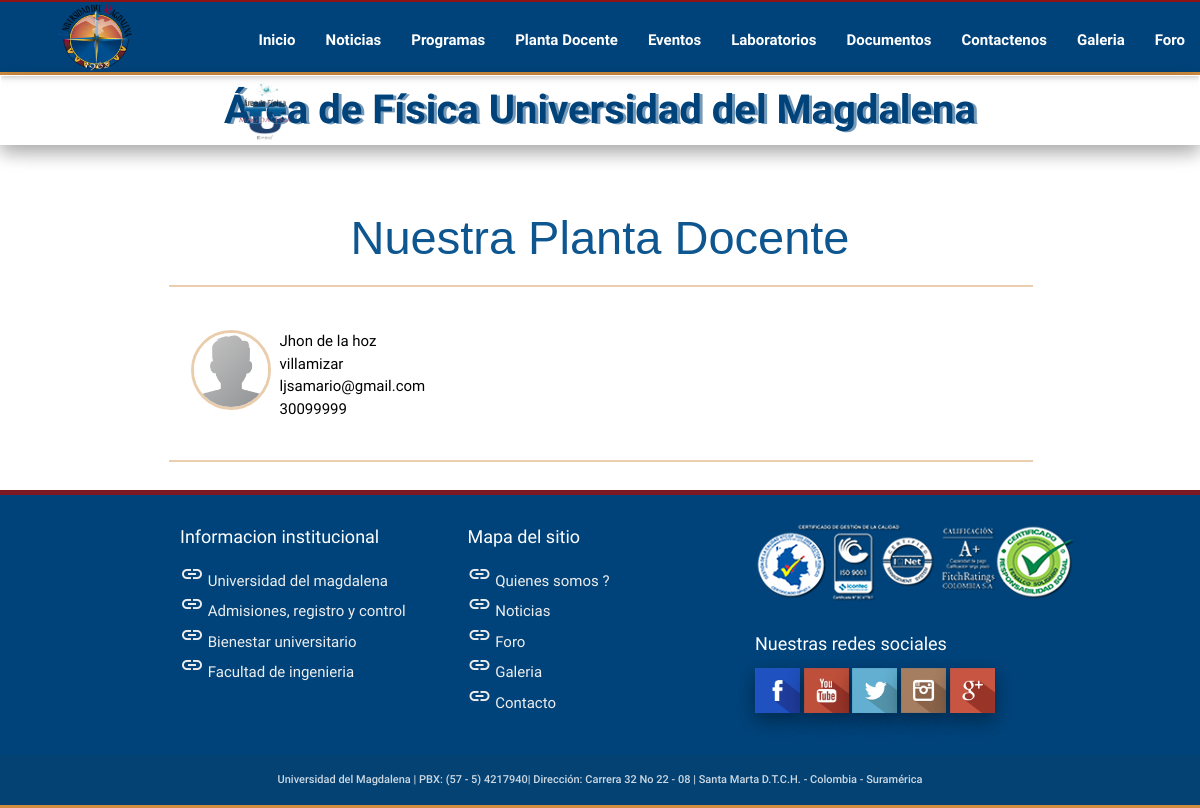
Page /docentes/ on the earlier database version.
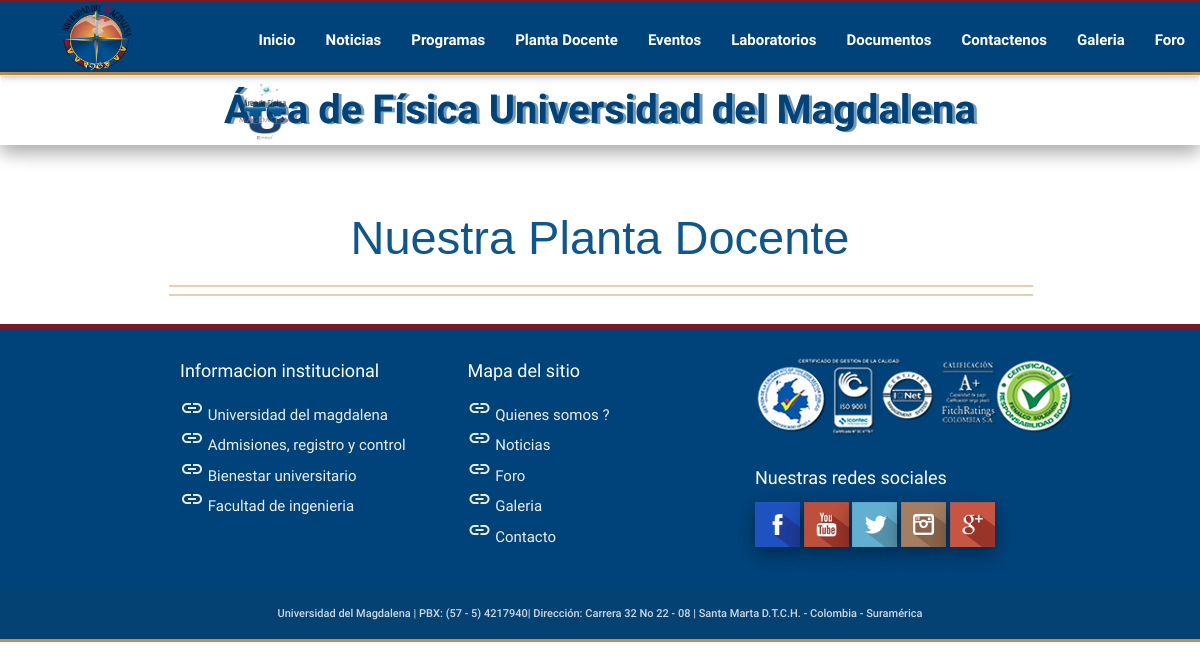
Same page on the later database version.
### sitio_web/models.py (models this page shows, shortened)
class Docentes(models.Model):
	imagen = models.ImageField(upload_to="docentes/",verbose_name="Galeria",blank=True, null=True)
	nombre = models.CharField(max_length=255, blank=True, null=True)
	correo = models.CharField(max_length=255, blank=True, null=True)
	telefono = models.CharField(max_length=255, blank=True, null=True)

### sitio_web/views.py (the view)
# urls.py: url(r'^docentes/$', views.TeachingView.as_view(), name="plantaDocente"), #search
class TeachingView(TemplateView):
	template_name = 'plantaDocente.html'
	def get_context_data(self, **kwargs):
		context = super(TeachingView, self).get_context_data(**kwargs)
		context['docentes'] = Docentes.objects.all()
		return context

### sitio_web/templates/plantaDocente.html (shortened to what this page needs)
{% extends "base.html" %}
{% load staticfiles %}
{% block content %}
<div class="container" style="padding-top: 40px">
	<div class="row">
		<h2 style="font-family: sans-serif; color:#0E5690;font-size:47px;   text-align: center;">Nuestra Planta Docente</h2>
		<hr  align="left" style="  width: 100%; !important">
		{% for docente in docentes %}
			<div class="col s4" style="margin-top: 36px;margin-bottom:40px;" >
				<div class="col s4">
					<img src="{{docente.imagen.url}}" alt="#" class="circle" style="width: 80px;
  height: 80px;
  border: 3px solid rgb(233, 205, 173);">
				</div>
				<div class="col s8">
					<span  class="black-text">{{ docente.nombre }}</span>
					<span  class="black-text"> {{ docente.correo }}</span>
					<span  class="black-text"> {{ docente.telefono }}</span>
				</div>
			</div>
		{% endfor %}
		<hr  align="left" style="  width: 100%; !important">
	</div>
</div>
{% endblock %}

Differences in the rows shown:
removed Docentes: imagen (placeholder picture), nombre "Jhon de la hoz villamizar", correo "ljsamario@gmail.com", telefono "30099999"
